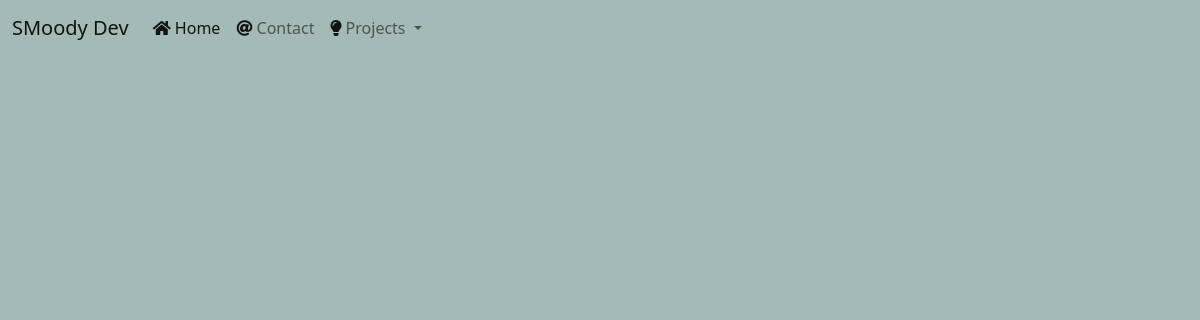
The page /projects/?categories=lunch-time-projects on the database as committed earlier.
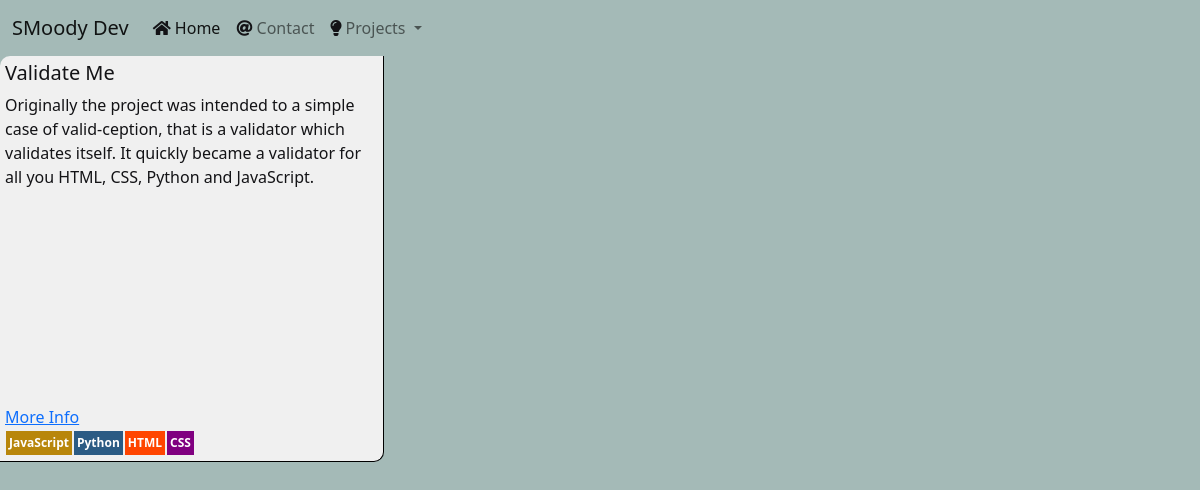
The same page on the database as committed later.
### projects/models.py (models this page shows, shortened)
class Project(models.Model):
    categories = models.ManyToManyField('Category', blank=True)
    name = models.CharField(max_length=254)
    description = models.TextField()
    languages = models.ManyToManyField("Language")
    rating = models.DecimalField(max_digits=6, decimal_places=2, null=True, blank=True)
    source_link = models.URLField(blank=True)
    deployment_link = models.URLField(blank=True)
    other_link = models.URLField(blank=True)
    recommended = models.BooleanField(default=False)
    image = models.ImageField(null=True, blank=True, upload_to="images")

class Language(models.Model):
    name = models.CharField(max_length=254)
    url_safe = models.CharField(max_length=254, blank=True, null=True)
    def __str__(self):
        return self.name

### projects/views.py (the view)
# urls.py: path("", all_projects, name="all_projects"),
def all_projects(request):
    category = language = None
    projects = Project.objects.all()
    if request.GET:
        if "categories" in request.GET:
            categories = request.GET["categories"].split(',')
            projects = projects.filter(categories__url_safe__in=categories)
    return render(request, "all_projects.html", {"projects":projects})

### projects/templates/all_projects.html (shortened to what this page needs)
{% extends "base.html" %}
{% load static %}
{% block content %}
<div class="row">
    {% for project in projects %}
    <div class="col-12 col-sm-6 col-md-4">
        <div class="project-card">
            <h5>{{ project.name }}</h5>
            <p>{{ project.description }}</p>
            <div
                style="margin: 0 auto; width: 200px; height: 200px; background-image: url('{% static project.image %}'); background-size: contain;">
            </div>
            <div>
                <a href="{% url 'project' pid=project.id %}">
                    More Info
                </a>
            </div>
            <div>{% for l in project.languages.all %}<div class="lang-plate {{ l|lower }}">{{ l }}</div>{% endfor %}
            </div>
        </div>
    </div>
    {% endfor %}
</div>
{% endblock %}

Rows that differ between the two databases and show on the page:
added Project: name "Validate Me", description "Originally the project was intended to a simple case of valid-ception, that is a validator which validates itself. It quickly became a validator for all you HTML, CSS, Python and JavaScript."
added Language: name "JavaScript"
added Language: name "Python"
added Language: name "HTML"
added Language: name "CSS"
